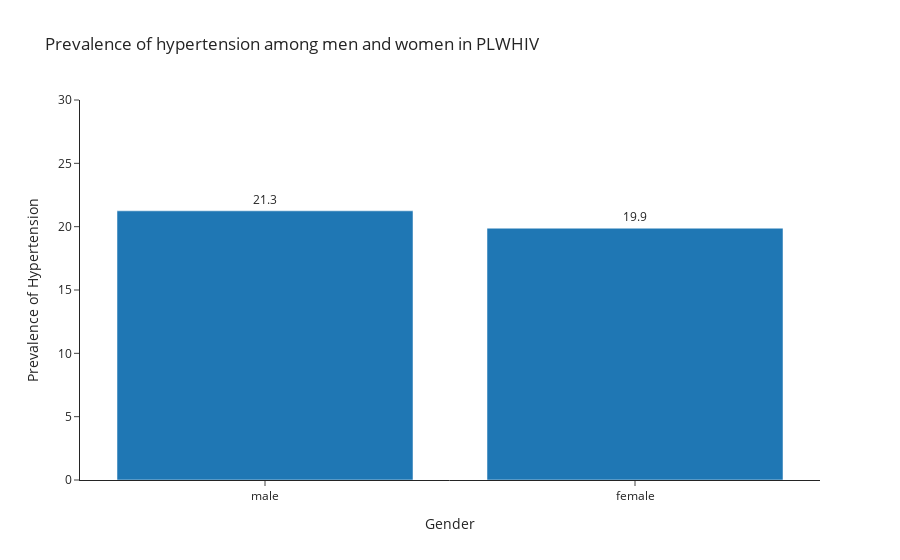

Source (notebook cell):
### Code cell
fig_prev_gender = px.bar(prev_gender,
                        x = "sex",
                        y = "Prevalence of Hypertension", 
                 # color = "sex",
            barmode = "group",
           # facet_col = "year",
            template="simple_white",
            title = "Prevalence of hypertension among men and women in PLWHIV",
                   text_auto='.3s'
                       )
fig_prev_gender.update_yaxes(title_text = "Prevalence of Hypertension")
fig_prev_gender.update_xaxes(title_text = "Gender")
#fig_prev.update_xaxes(categoryorder = 'array', categoryarray= ['2013','2009','2015','2008','2016', '2012', '2014', '2010', '2011'])
fig_prev_gender.update_traces(textfont_size = 12, textangle = 0, textposition = "outside", cliponaxis = False)
fig_prev_gender.update_yaxes(range= [0, 30])
fig_prev_gender.show()

### Figure 1 — Plotly figure (JSON) as saved in the notebook; plotly's stock layout.template omitted (floating-point values rounded to 4 significant figures)
{"data": [{"alignmentgroup": "True", "cliponaxis": false, "hovertemplate": "sex=%{x}<br>Prevalence of Hypertension=%{y}<extra></extra>", "legendgroup": "", "marker": {"color": "#1F77B4", "pattern": {"shape": ""}}, "name": "", "offsetgroup": "", "orientation": "v", "showlegend": false, "textangle": 0, "textfont": {"size": 12}, "textposition": "outside", "texttemplate": "%{y:.3s}", "type": "bar", "x": ["male", "female"], "xaxis": "x", "y": [21.25, 19.88], "yaxis": "y"}], "layout": {"barmode": "group", "legend": {"tracegroupgap": 0}, "title": {"text": "Prevalence of hypertension among men and women in PLWHIV"}, "xaxis": {"anchor": "y", "domain": [0, 1], "title": {"text": "Gender"}}, "yaxis": {"anchor": "x", "domain": [0, 1], "range": [0, 30], "title": {"text": "Prevalence of Hypertension"}}}}
